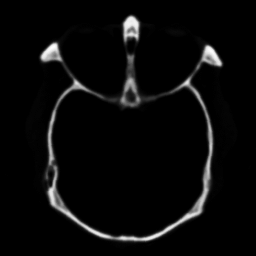
%> input picture datasets_medical/c1_1.tif, 256 x 256 px
$ octave evaluation.m   (GNU Octave 9; MATLAB toolbox functions it lacks are replaced by stand-ins)
%> lines starting %> are read from the running program, lines starting %| are printed output that depends on the picture
### evaluation/analysis_Reference.m
function  Result = analysis_Reference(image_f,image_ir,image_vis)
[s1,s2] = size(image_ir);
imgSeq = zeros(s1, s2, 2);
imgSeq(:, :, 1) = image_ir;
imgSeq(:, :, 2) = image_vis;
image1 = im2double(image_ir);
image2 = im2double(image_vis);
image_fused = im2double(image_f);
Result=zeros(1,5);
%Qabf
Result(1,1) = Qp_ABF(image1,image2,image_fused);
%FMI
Result(1,2) = analysis_fmi(image1,image2,image_fused);
%MS_SSIM
Result(1,3) = analysis_ms_ssim(imgSeq, image_f);
%SF
Result(1,4) = spatial_frequency(image_f);
%SD
Result(1,5) = std2(image_f);
end

### evaluation.m
clear all;
close all;
clc;
addpath(genpath(cd));
A = imread ('c1_1.tif');
%> A is the input picture: size 256x256 uint8; min 0, max 255, mean 10.1
B = imread ('c1_2.tif');
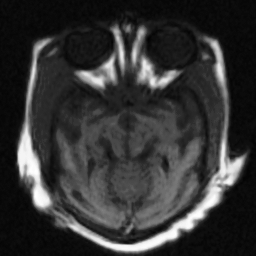
%> input picture datasets_medical/c1_2.tif, 256 x 256 px
%> B is the input picture: size 256x256 uint8; min 0, max 255, mean 52.7
F = imread('1.tif');
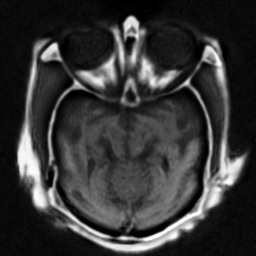
%> input picture fused/1.tif, 256 x 256 px
%> F is the input picture: size 256x256 uint8; min 0, max 255, mean 54
disp("Start");
disp('---------------------------Analysis---------------------------');
% Qabf FMI MS_SSIM SF SD
Evaluation_results = analysis_Reference(uint8(F),uint8(A),uint8(B));
%> the run ends on the next line
